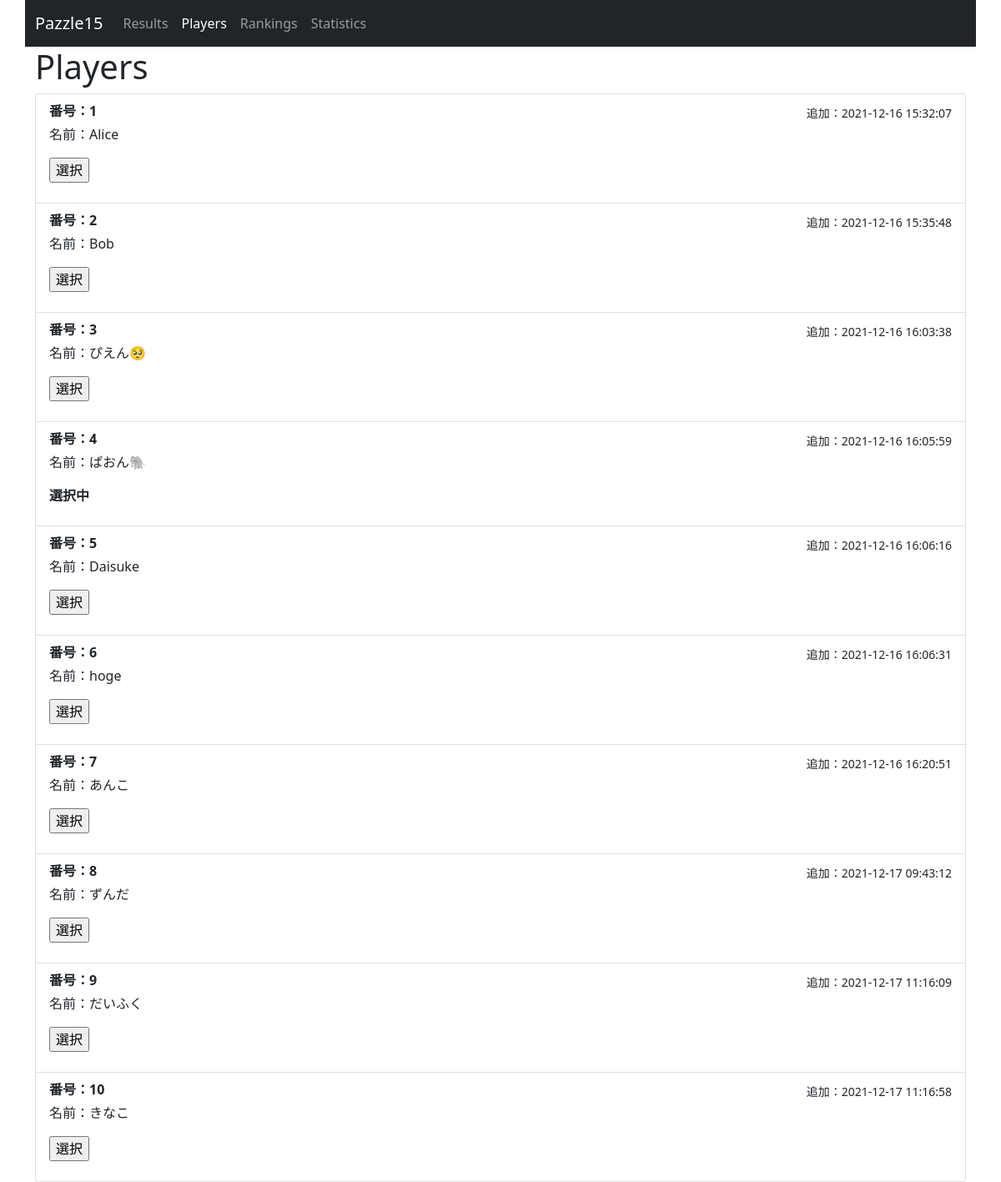
Before: /players with the older database file.
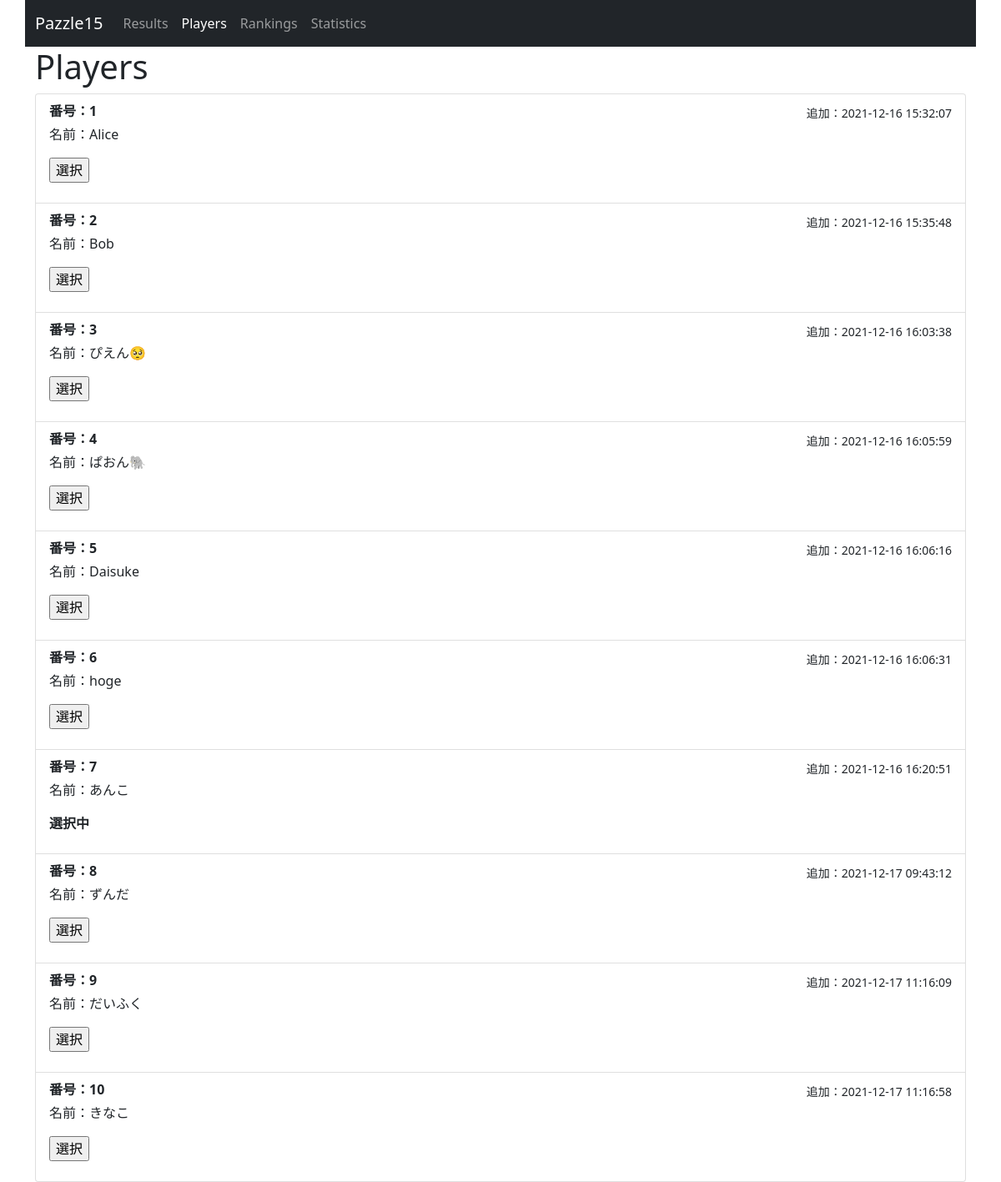
After: the same page with the newer database file.
### pazzle15/models.py (models this page shows, shortened)
class Player(db.Model):
    __tablename__ = "player"
    player_id = db.Column(db.Integer, primary_key=True, autoincrement=True)
    name = db.Column(db.String, nullable=False)
    created_dt = db.Column(db.DateTime(timezone=True), default=db.func.now())
    current = db.Column(db.Integer, server_default="0")
    def get_created_dt_jst(self):
        datetime_utc = datetime.datetime.strptime(str(self.created_dt) + "+0000", "%Y-%m-%d %H:%M:%S%z")
        datetime_jst = datetime_utc.astimezone(datetime.timezone(datetime.timedelta(hours=+9)))
        timestamp_jst = datetime.datetime.strftime(datetime_jst, '%Y-%m-%d %H:%M:%S')
        return timestamp_jst
    def is_current(self):
        return self.current==1

### pazzle15/views.py (the view)
@app.route('/players', methods=['GET'])
def players():
    players = Player.query.all()
    context_local = dict(
        players=players,
        **context
    )
    return render_template('players.html', **context_local)

### pazzle15/templates/players.html (shortened to what this page needs)
{% extends "page_layout.html" %}
{% block content %}
<h1>Players</h1>
<div class="list-group">
  {% for p in players %}
  <div class="list-group-item">
    <div class="d-flex align-items-center justify-content-between">
      <strong class="mb-1">
        番号：{{p.player_id}}
      </strong>
      <small>追加：{{ p.get_created_dt_jst() }}</small>
    </div>
    <p>名前：{{p.name}}</p>
    <p>
      {% if p.is_current() %}
      <strong>選択中</strong>
      {% else %}
    <form method="POST">
      <input type="submit" name="send" value="選択">
    </form>
    {% endif %}
    </p>
  </div>
  {% endfor %}
</div>
{% endblock %}

### pazzle15/templates/page_layout.html (shortened to what this page needs)
<!doctype html>
<html lang="ja">
<head>
  <link href="https://cdn.jsdelivr.net/npm/bootstrap@5.0.2/dist/css/bootstrap.min.css" rel="stylesheet"
>
  <link rel=stylesheet type=text/css href="{{ url_for('static', filename='style_result.css') }}">
</head>
<body>
<div class="container">
<div class="row">
{% include "navbar.html" %}
<div class="col">
{%- block content %}{% endblock %}
</div>
</div>
</div>
</body>
</html>

### pazzle15/templates/navbar.html (shortened to what this page needs)
<nav class="navbar navbar-expand-sm navbar-dark bg-dark">
    <a class="navbar-brand" href="/">Pazzle15</a>
    <div class="navbar-collapse collapse" id="navbarToggleExternalContent">
        <div class="navbar-nav">
            {%- for k in page_dict.keys() %}
            {%- if request.url_rule.endpoint == k %}
            <a class="nav-item nav-link active">
            {%- else %}
            <a href="/{{k}}" class="nav-item nav-link link-dark">
            {%- endif %}
                {{ page_dict[k] }}
            </a>
            {%- endfor %}
        </div>
    </div>
</nav>

Changed rows visible on the page:
changed Player "ぱおん🐘": send (not shown) → "選択"; no longer shows "選択中"
changed Player "あんこ": send "選択" → (not shown); now shows "選択中"
